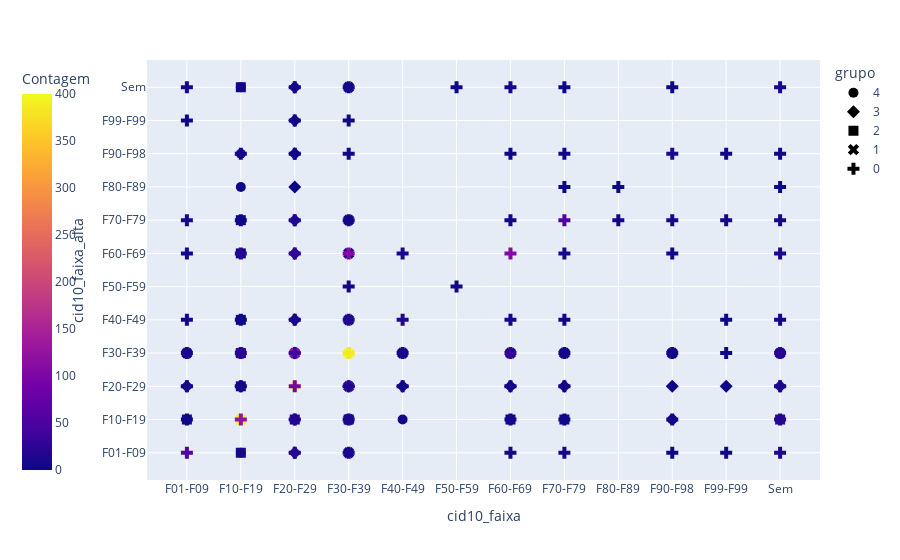

Notebook code cell kept with this figure:
### Code cell
fig = px.scatter(df_counts, x='cid10_faixa', y='cid10_faixa_alta', color='Contagem', symbol='grupo')
fig.update_traces(marker_size=10)
fig.update_layout(coloraxis=dict(cmax=400, cmin=0))
fig.update_layout(coloraxis_colorbar_x=-0.20)
fig.update_xaxes(categoryorder='category ascending')
fig.update_yaxes(categoryorder='category ascending')
fig.show()

### Figure 1 — Plotly figure (JSON) as saved in the notebook; plotly's stock layout.template omitted (floating-point values rounded to 4 significant figures)
{"data": [{"hovertemplate": "grupo=4<br>cid10_faixa=%{x}<br>cid10_faixa_alta=%{y}<br>Contagem=%{marker.color}<extra></extra>", "legendgroup": "4", "marker": {"color": [1050, 85, 41, 34, 22, 15, 12, 7, 4, 3, 3, 2, 1, 1, 1, 1], "coloraxis": "coloraxis", "size": 10, "symbol": "circle"}, "mode": "markers", "name": "4", "orientation": "v", "showlegend": true, "type": "scatter", "x": ["F10-F19", "Sem", "F30-F39", "F20-F29", "F10-F19", "F60-F69", "F10-F19", "F10-F19", "F01-F09", "F70-F79", "F90-F98", "F40-F49", "F10-F19", "F10-F19", "F10-F19", "F10-F19"], "xaxis": "x", "y": ["F10-F19", "F10-F19", "F10-F19", "F10-F19", "F90-F98", "F10-F19", "F70-F79", "F20-F29", "F10-F19", "F10-F19", "F10-F19", "F10-F19", "F80-F89", "F30-F39", "F01-F09", "Sem"], "yaxis": "y"}, {"hovertemplate": "grupo=3<br>cid10_faixa=%{x}<br>cid10_faixa_alta=%{y}<br>Contagem=%{marker.color}<extra></extra>", "legendgroup": "3", "marker": {"color": [643, 82, 46, 34, 33, 29, 28, 25, 18, 9, 7, 7, 6, 3, 3, 2, 1, 1, 1, 1], "coloraxis": "coloraxis", "size": 10, "symbol": "diamond"}, "mode": "markers", "name": "3", "orientation": "v", "showlegend": true, "type": "scatter", "x": ["F20-F29", "F20-F29", "F10-F19", "F20-F29", "Sem", "F20-F29", "F20-F29", "F20-F29", "F30-F39", "F01-F09", "F70-F79", "F20-F29", "F20-F29", "F60-F69", "F40-F49", "F20-F29", "F20-F29", "F20-F29", "F99-F99", "F90-F98"], "xaxis": "x", "y": ["F20-F29", "F10-F19", "F20-F29", "F70-F79", "F20-F29", "F01-F09", "F60-F69", "F30-F39", "F20-F29", "F20-F29", "F20-F29", "F40-F49", "Sem", "F20-F29", "F20-F29", "F90-F98", "F80-F89", "F99-F99", "F20-F29", "F20-F29"], "yaxis": "y"}, {"hovertemplate": "grupo=2<br>cid10_faixa=%{x}<br>cid10_faixa_alta=%{y}<br>Contagem=%{marker.color}<extra></extra>", "legendgroup": "2", "marker": {"color": [447, 22, 18, 17, 7, 5, 4, 3, 3, 3, 2, 2, 1, 1], "coloraxis": "coloraxis", "size": 10, "symbol": "square"}, "mode": "markers", "name": "2", "orientation": "v", "showlegend": true, "type": "scatter", "x": ["F10-F19", "Sem", "F30-F39", "F20-F29", "F10-F19", "F01-F09", "F10-F19", "F70-F79", "F10-F19", "F10-F19", "F10-F19", "F60-F69", "F10-F19", "F10-F19"], "xaxis": "x", "y": ["F10-F19", "F10-F19", "F10-F19", "F10-F19", "F01-F09", "F10-F19", "F20-F29", "F10-F19", "F30-F39", "Sem", "F70-F79", "F10-F19", "F40-F49", "F60-F69"], "yaxis": "y"}, {"hovertemplate": "grupo=1<br>cid10_faixa=%{x}<br>cid10_faixa_alta=%{y}<br>Contagem=%{marker.color}<extra></extra>", "legendgroup": "1", "marker": {"color": [407, 114, 43, 32, 23, 17, 15, 10, 7, 6, 5, 4, 4, 2, 1, 1], "coloraxis": "coloraxis", "size": 10, "symbol": "x"}, "mode": "markers", "name": "1", "orientation": "v", "showlegend": true, "type": "scatter", "x": ["F30-F39", "F20-F29", "F30-F39", "F10-F19", "F30-F39", "Sem", "F30-F39", "F60-F69", "F30-F39", "F01-F09", "F30-F39", "F30-F39", "F30-F39", "F70-F79", "F90-F98", "F40-F49"], "xaxis": "x", "y": ["F30-F39", "F30-F39", "F20-F29", "F30-F39", "F60-F69", "F30-F39", "F10-F19", "F30-F39", "F40-F49", "F30-F39", "Sem", "F01-F09", "F70-F79", "F30-F39", "F30-F39", "F30-F39"], "yaxis": "y"}, {"hovertemplate": "grupo=0<br>cid10_faixa=%{x}<br>cid10_faixa_alta=%{y}<br>Contagem=%{marker.color}<extra></extra>", "legendgroup": "0", "marker": {"color": [386, 125, 107, 107, 95, 56, 55, 37, 33, 29, 21, 20, 18, 18, 18, 18, 16, 16, 14, 14, 13, 12, 12, 12, 11, 11, 11, 11, 9, 9, 9, 8, 8, 8, 7, 6, 6, 6, 6, 5, 5, 5, 5, 4, 4, 4, 4, 4, 3, 3, 3, 3, 3, 3, 3, 3, 3, 2, 2, 2, 2, 2, 2, 2, 2, 2, 2, 2, 2, 1, 1, 1, 1, 1, 1, 1, 1, 1, 1, 1, 1, 1, 1, 1, 1, 1], "coloraxis": "coloraxis", "size": 10, "symbol": "cross"}, "mode": "markers", "name": "0", "orientation": "v", "showlegend": true, "type": "scatter", "x": ["F30-F39", "F10-F19", "F30-F39", "F60-F69", "F20-F29", "F01-F09", "F70-F79", "F20-F29", "F60-F69", "F20-F29", "Sem", "F10-F19", "Sem", "F10-F19", "F30-F39", "F20-F29", "F40-F49", "F20-F29", "F90-F98", "Sem", "Sem", "F30-F39", "F30-F39", "F20-F29", "F40-F49", "F60-F69", "F01-F09", "F20-F29", "Sem", "Sem", "F30-F39", "F40-F49", "Sem", "F30-F39", "F01-F09", "F10-F19", "F01-F09", "F20-F29", "F60-F69", "F01-F09", "Sem", "F70-F79", "F90-F98", "F01-F09", "F99-F99", "F70-F79", "F60-F69", "F30-F39", "F80-F89", "F30-F39", "F90-F98", "F90-F98", "F40-F49", "F10-F19", "F60-F69", "Sem", "F70-F79", "F01-F09", "F20-F29", "F90-F98", "F20-F29", "F70-F79", "F70-F79", "F60-F69", "F50-F59", "F30-F39", "F70-F79", "F30-F39", "F60-F69", "F10-F19", "F01-F09", "F70-F79", "F10-F19", "F50-F59", "F01-F09", "Sem", "F99-F99", "F99-F99", "F99-F99", "F99-F99", "F90-F98", "F60-F69", "F90-F98", "F80-F89", "F70-F79", "F70-F79"], "xaxis": "x", "y": ["F30-F39", "F10-F19", "F60-F69", "F60-F69", "F20-F29", "F01-F09", "F70-F79", "F30-F39", "F30-F39", "F60-F69", "F30-F39", "F60-F69", "F10-F19", "F30-F39", "F40-F49", "F01-F09", "F40-F49", "F10-F19", "F90-F98", "F60-F69", "F01-F09", "F01-F09", "F20-F29", "F70-F79", "F60-F69", "F40-F49", "F30-F39", "F40-F49", "Sem", "F20-F29", "F10-F19", "F30-F39", "F70-F79", "Sem", "F70-F79", "F20-F29", "Sem", "Sem", "F10-F19", "F20-F29", "F40-F49", "F01-F09", "F70-F79", "F60-F69", "F70-F79", "F60-F69", "Sem", "F70-F79", "F70-F79", "F50-F59", "F30-F39", "F60-F69", "F20-F29", "F90-F98", "F01-F09", "F90-F98", "F30-F39", "F40-F49", "F90-F98", "F10-F19", "F99-F99", "F90-F98", "F10-F19", "F20-F29", "F50-F59", "F90-F98", "F20-F29", "F99-F99", "F70-F79", "F40-F49", "F10-F19", "F40-F49", "F70-F79", "Sem", "F99-F99", "F80-F89", "F90-F98", "F40-F49", "F30-F39", "F01-F09", "Sem", "F90-F98", "F01-F09", "F80-F89", "Sem", "F80-F89"], "yaxis": "y"}], "layout": {"coloraxis": {"cmax": 400, "cmin": 0, "colorbar": {"title": {"text": "Contagem"}, "x": -0.2}, "colorscale": [[0, "#0d0887"], [0.1111, "#46039f"], [0.2222, "#7201a8"], [0.3333, "#9c179e"], [0.4444, "#bd3786"], [0.5556, "#d8576b"], [0.6667, "#ed7953"], [0.7778, "#fb9f3a"], [0.8889, "#fdca26"], [1, "#f0f921"]]}, "legend": {"title": {"text": "grupo"}, "tracegroupgap": 0}, "margin": {"t": 60}, "xaxis": {"anchor": "y", "categoryorder": "category ascending", "domain": [0, 1], "title": {"text": "cid10_faixa"}}, "yaxis": {"anchor": "x", "categoryorder": "category ascending", "domain": [0, 1], "title": {"text": "cid10_faixa_alta"}}}}
